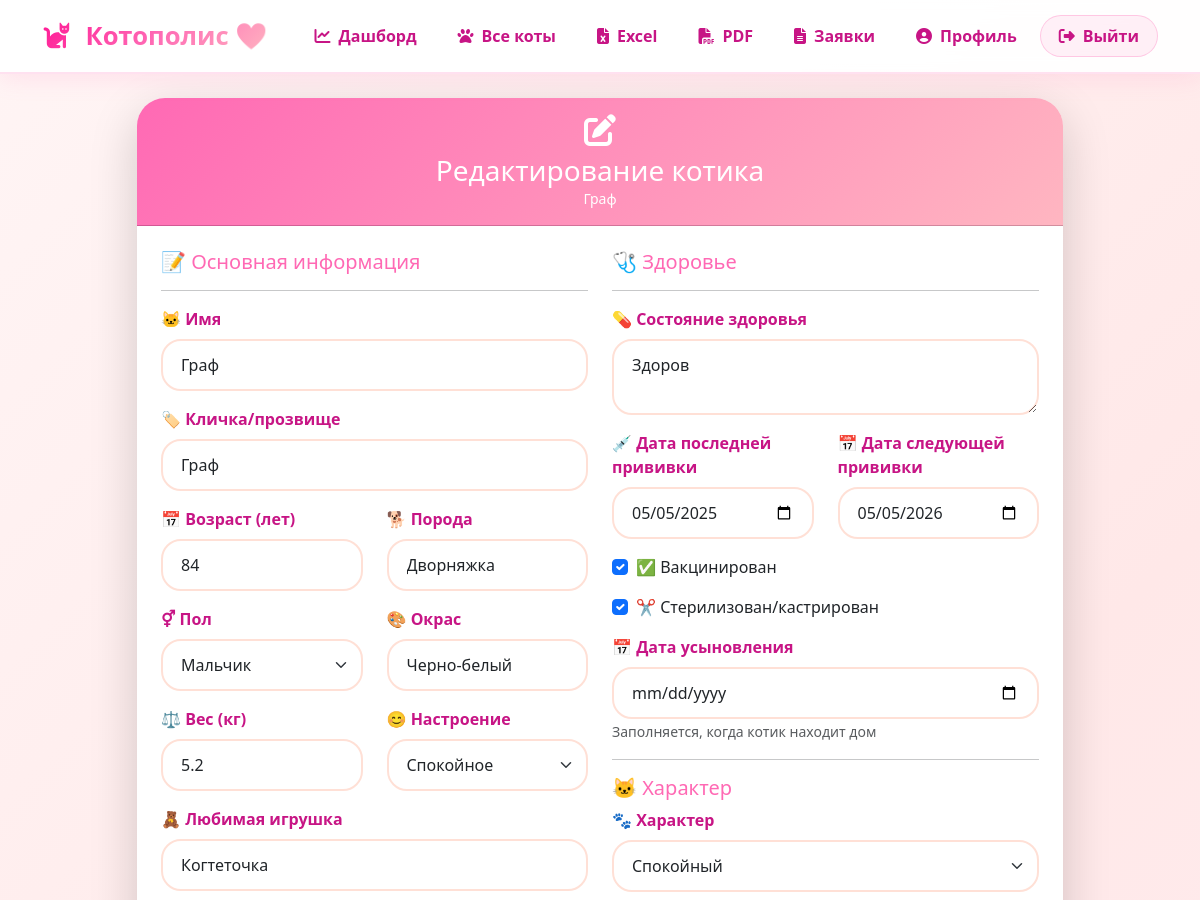
Before: /edit_cat/14 (signed in, upper part) with the older database file.
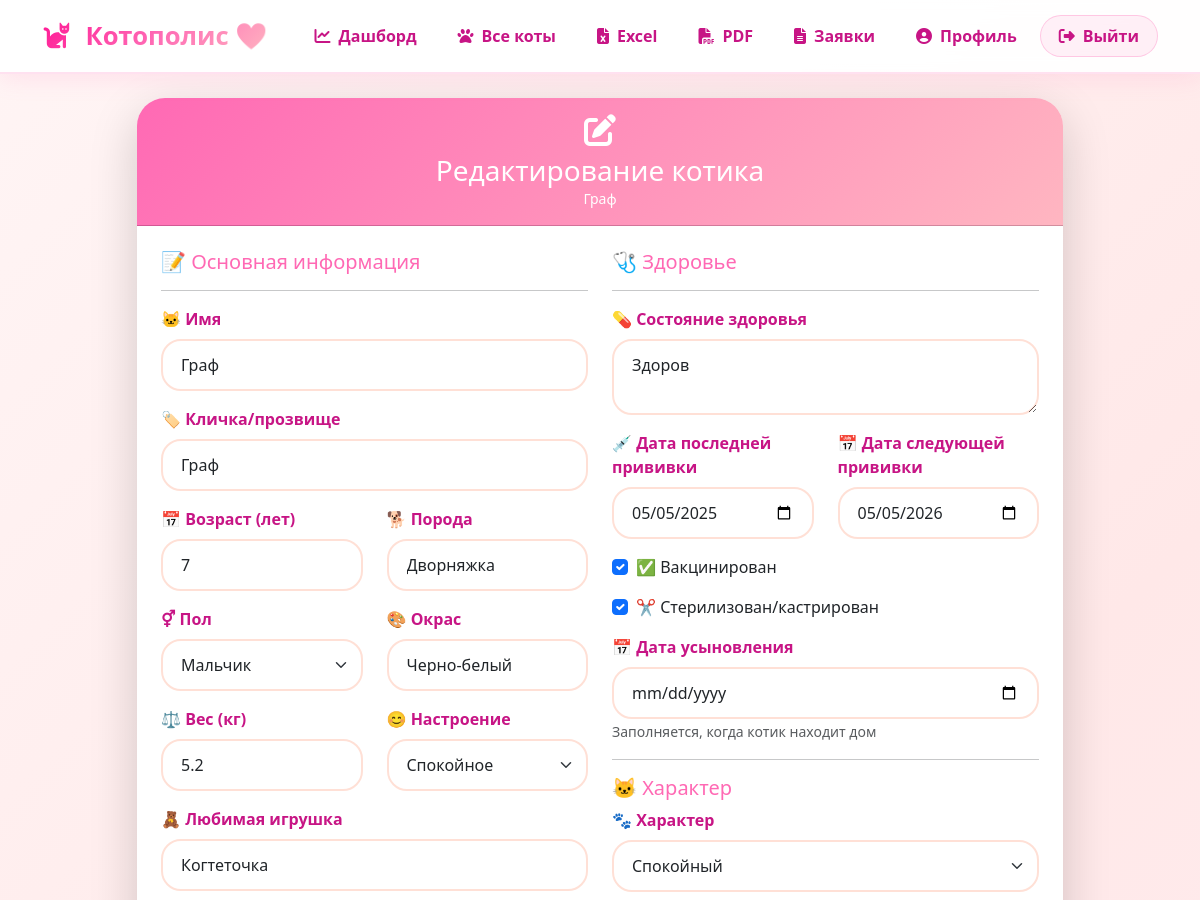
After: the same page with the newer database file.
### models.py (models this page shows, shortened)
class Cat(db.Model):
    __tablename__ = 'cats'
    id = db.Column(db.Integer, primary_key=True)
    name = db.Column(db.String(100), nullable=False)
    nickname = db.Column(db.String(100))
    age = db.Column(db.Integer)
    breed = db.Column(db.String(100))
    gender = db.Column(db.String(20))
    color = db.Column(db.String(50))
    weight = db.Column(db.Float)
    mood = db.Column(db.String(30))
    favorite_toy = db.Column(db.String(100))
    arrival_date = db.Column(db.Date, default=date.today)
    status = db.Column(db.String(50), default='В приюте')
    health = db.Column(db.Text)
    description = db.Column(db.Text)
    last_vacc_date = db.Column(db.Date, default=date.today)
    next_vacc_date = db.Column(db.Date)
    is_vaccinated = db.Column(db.Boolean, default=False)
    is_sterilized = db.Column(db.Boolean, default=False)
    photo_path = db.Column(db.String(200))
    created_at = db.Column(db.DateTime, default=datetime.utcnow)
    updated_at = db.Column(db.DateTime, default=datetime.utcnow, onupdate=datetime.utcnow)
    adoption_date = db.Column(db.Date)
    personality = db.Column(db.Text)
    activity_level = db.Column(db.String(200))
    kids_friendly = db.Column(db.Boolean, default=True)
    cats_friendly = db.Column(db.Boolean, default=True)
    dogs_friendly = db.Column(db.Boolean, default=True)
    favorite_place = db.Column(db.String(200))
    vocal = db.Column(db.String(100))
    food_preferences = db.Column(db.Text)
    story = db.Column(db.Text)
    adoption_recommendation = db.Column(db.Text)

### app.py (the view, shortened to what this page needs)
@app.route('/edit_cat/<int:cat_id>', methods=['GET', 'POST'])
@login_required
@admin_required
def edit_cat(cat_id):
    cat = Cat.query.get_or_404(cat_id)
    form = CatForm(obj=cat)
    return render_template('edit_cat.html', form=form, cat=cat)

### app.py (called while the page is built)
def admin_required(f):
    @wraps(f)
    def decorated_function(*args, **kwargs):
        if not current_user.is_authenticated:
            flash('🌸 Пожалуйста, войдите в систему', 'warning')
            return redirect(url_for('login'))
        if current_user.role != 'admin':
            flash('🩷 У вас нет прав для выполнения этого действия', 'danger')
            return redirect(url_for('dashboard'))
        return f(*args, **kwargs)
    return decorated_function

@login_manager.user_loader
def load_user(user_id):
    return User.query.get(int(user_id))

@app.context_processor
def utility_processor():
    def get_current_year():
        return datetime.now().year
    def get_total_cats():
        return Cat.query.count()
    def get_available_cats():
        return Cat.query.filter_by(status='В приюте').count()
    return {
        'current_year': get_current_year(),
        'total_cats': get_total_cats(),
        'available_cats': get_available_cats(),
        'now': datetime.now()
    }

### templates/edit_cat.html (shortened to what the changed rows need)
{% extends 'base.html' %}
{% block content %}
<div class="row justify-content-center">
    <div class="col-md-10">
        <div class="card shadow-lg border-0">
            <div class="card-header bg-pink text-white text-center py-3">
                <i class="fas fa-edit fa-2x mb-2"></i>
                <h3 class="mb-0">Редактирование котика</h3>
                <p class="mb-0 small">{{ cat.name }}</p>
            </div>
            <div class="card-body p-4">
                <form method="POST" enctype="multipart/form-data">
                    <div class="row">
                        <div class="col-md-6">
                            <div class="mb-3">
                                <label class="form-label">{{ form.name.label.text }}</label>
                                {{ form.name(class="form-control") }}
                            </div>
                            <div class="mb-3">
                                <label class="form-label">{{ form.nickname.label.text }}</label>
                                {{ form.nickname(class="form-control") }}
                            </div>
                            <div class="row">
                                <div class="col-md-6">
                                    <div class="mb-3">
                                        <label class="form-label">{{ form.age.label.text }}</label>
                                        {{ form.age(class="form-control") }}
                                    </div>
                                </div>
                                <div class="col-md-6">
                                    <div class="mb-3">
                                        <label class="form-label">{{ form.breed.label.text }}</label>
                                        {{ form.breed(class="form-control") }}
                                    </div>
                                </div>
                            </div>
                            <div class="row">
                                <div class="col-md-6">
                                    <div class="mb-3">
                                        <label class="form-label">{{ form.gender.label.text }}</label>
                                        {{ form.gender(class="form-select") }}
                                    </div>
                                </div>
                                <div class="col-md-6">
                                    <div class="mb-3">
                                        <label class="form-label">{{ form.color.label.text }}</label>
                                        {{ form.color(class="form-control") }}
                                    </div>
                                </div>
                            </div>
                            <div class="row">
                                <div class="col-md-6">
                                    <div class="mb-3">
                                        <label class="form-label">{{ form.weight.label.text }}</label>
                                        {{ form.weight(class="form-control") }}
                                    </div>
                                </div>
                                <div class="col-md-6">
                                    <div class="mb-3">
                                        <label class="form-label">{{ form.mood.label.text }}</label>
                                        {{ form.mood(class="form-select") }}
                                    </div>
                                </div>
                            </div>
                            <div class="mb-3">
                                <label class="form-label">{{ form.favorite_toy.label.text }}</label>
                                {{ form.favorite_toy(class="form-control") }}
                            </div>
                        </div>
                        <div class="col-md-6">
                            <div class="mb-3">
                                <label class="form-label">{{ form.health.label.text }}</label>
                                {{ form.health(class="form-control", rows="2") }}
                            </div>
                            <div class="row">
                                <div class="col-md-6">
                                    <div class="mb-3">
                                        <label class="form-label">{{ form.last_vacc_date.label.text }}</label>
                                        {{ form.last_vacc_date(class="form-control", type="date") }}
                                    </div>
                                </div>
                                <div class="col-md-6">
                                    <div class="mb-3">
                                        <label class="form-label">{{ form.next_vacc_date.label.text }}</label>
                                        {{ form.next_vacc_date(class="form-control", type="date") }}
                                    </div>
                                </div>
                            </div>
                            <div class="form-check mb-3">
                                {{ form.is_vaccinated(class="form-check-input") }}
                                <label class="form-check-label">{{ form.is_vaccinated.label.text }}</label>
                            </div>
                            <div class="form-check mb-3">
                                {{ form.is_sterilized(class="form-check-input") }}
                                <label class="form-check-label">{{ form.is_sterilized.label.text }}</label>
                            </div>
                           <div class="mb-3">
    <label class="form-label">{{ form.adoption_date.label.text }}</label>
    {{ form.adoption_date(class="form-control", type="date") }}
    <small class="text-muted">Заполняется, когда котик находит дом</small>
</div>
                            <div class="mb-3">
                                <label class="form-label">{{ form.personality.label.text }}</label>
                                {{ form.personality(class="form-select") }}
                            </div>
                        </div>
                    </div>
                </form>
            </div>
        </div>
    </div>
</div>
{% endblock %}

Changed rows visible on the page:
changed Cat "Граф": age "84" → "7"
